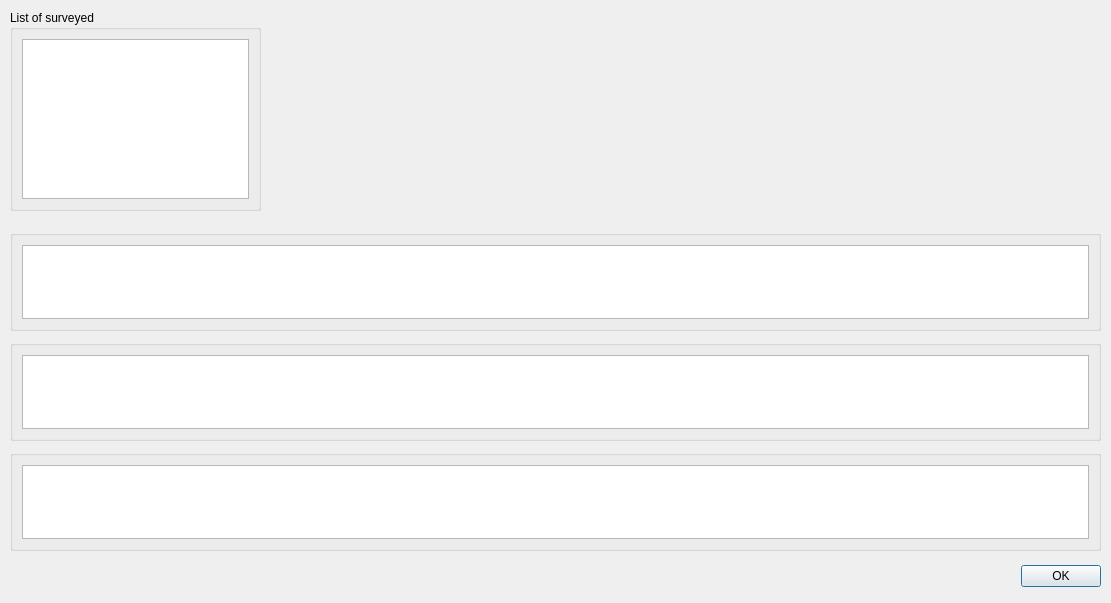
<?xml version="1.0" encoding="UTF-8"?>
<ui version="4.0">
 <class>ArchiveSurveyedSHVSMIntegralDialog</class>
 <widget class="QDialog" name="ArchiveSurveyedSHVSMIntegralDialog">
  <property name="geometry">
   <rect>
    <x>0</x>
    <y>0</y>
    <width>1111</width>
    <height>603</height>
   </rect>
  </property>
  <property name="windowTitle">
   <string>Archive survey people 'SHVSM-Integral'</string>
  </property>
  <widget class="QDialogButtonBox" name="buttonBox">
   <property name="geometry">
    <rect>
     <x>760</x>
     <y>560</y>
     <width>341</width>
     <height>32</height>
    </rect>
   </property>
   <property name="orientation">
    <enum>Qt::Horizontal</enum>
   </property>
   <property name="standardButtons">
    <set>QDialogButtonBox::Ok</set>
   </property>
  </widget>
  <widget class="QGroupBox" name="groupBox">
   <property name="geometry">
    <rect>
     <x>10</x>
     <y>10</y>
     <width>251</width>
     <height>201</height>
    </rect>
   </property>
   <property name="title">
    <string>List of surveyed</string>
   </property>
   <layout class="QGridLayout" name="gridLayout">
    <item row="0" column="0">
     <layout class="QHBoxLayout" name="horizontalLayout">
      <item>
       <widget class="QTableView" name="twSurveyed"/>
      </item>
     </layout>
    </item>
   </layout>
  </widget>
  <widget class="QGroupBox" name="groupBox_4">
   <property name="geometry">
    <rect>
     <x>10</x>
     <y>230</y>
     <width>1091</width>
     <height>101</height>
    </rect>
   </property>
   <property name="title">
    <string/>
   </property>
   <layout class="QGridLayout" name="gridLayout_4">
    <item row="0" column="0">
     <layout class="QHBoxLayout" name="horizontalLayout_4">
      <item>
       <widget class="QTableView" name="twSurveyedOutput1"/>
      </item>
     </layout>
    </item>
   </layout>
  </widget>
  <widget class="QGroupBox" name="groupBox_5">
   <property name="geometry">
    <rect>
     <x>10</x>
     <y>340</y>
     <width>1091</width>
     <height>101</height>
    </rect>
   </property>
   <property name="title">
    <string/>
   </property>
   <layout class="QGridLayout" name="gridLayout_5">
    <item row="0" column="0">
     <layout class="QHBoxLayout" name="horizontalLayout_5">
      <item>
       <widget class="QTableView" name="twSurveyedOutput2"/>
      </item>
     </layout>
    </item>
   </layout>
  </widget>
  <widget class="QGroupBox" name="groupBox_6">
   <property name="geometry">
    <rect>
     <x>10</x>
     <y>450</y>
     <width>1091</width>
     <height>101</height>
    </rect>
   </property>
   <property name="title">
    <string/>
   </property>
   <layout class="QGridLayout" name="gridLayout_6">
    <item row="0" column="0">
     <layout class="QHBoxLayout" name="horizontalLayout_6">
      <item>
       <widget class="QTableView" name="twSurveyedOutput3"/>
      </item>
     </layout>
    </item>
   </layout>
  </widget>
  <widget class="QWidget" name="verticalLayoutWidget">
   <property name="geometry">
    <rect>
     <x>270</x>
     <y>20</y>
     <width>831</width>
     <height>191</height>
    </rect>
   </property>
   <layout class="QVBoxLayout" name="verticalLayout">
    <item>
     <widget class="QCustomPlot" name="widgetPlot" native="true"/>
    </item>
   </layout>
  </widget>
 </widget>
 <customwidgets>
  <customwidget>
   <class>QCustomPlot</class>
   <extends>QWidget</extends>
   <header location="global">qcustomplot.h</header>
   <container>1</container>
  </customwidget>
 </customwidgets>
 <resources/>
 <connections>
  <connection>
   <sender>buttonBox</sender>
   <signal>accepted()</signal>
   <receiver>ArchiveSurveyedSHVSMIntegralDialog</receiver>
   <slot>accept()</slot>
   <hints>
    <hint type="sourcelabel">
     <x>828</x>
     <y>624</y>
    </hint>
    <hint type="destinationlabel">
     <x>157</x>
     <y>274</y>
    </hint>
   </hints>
  </connection>
  <connection>
   <sender>buttonBox</sender>
   <signal>rejected()</signal>
   <receiver>ArchiveSurveyedSHVSMIntegralDialog</receiver>
   <slot>reject()</slot>
   <hints>
    <hint type="sourcelabel">
     <x>896</x>
     <y>630</y>
    </hint>
    <hint type="destinationlabel">
     <x>286</x>
     <y>274</y>
    </hint>
   </hints>
  </connection>
 </connections>
</ui>
